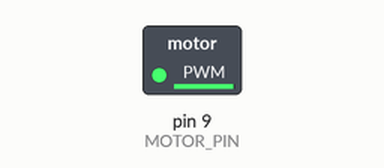
A sketch run on a simulated Arduino Uno, built with avr-gcc and run on an emulated ATmega328P. Parts: switched loads named in the sketch (green lamp = pin HIGH).

Above: at 0.1 s.
Timing chart, 0 to 1.6 s (numbered marks = the images above):
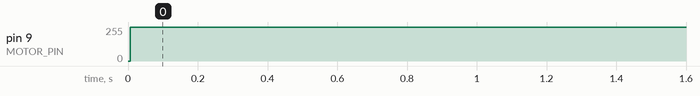

Measured:
- by itself, pin 9 (MOTOR_PIN): 0/255 → 252/255 at 0.01 s

The sketch:

circuit3.ino
```cpp
const int MOTOR_PIN = 9;
int currentMotorSpeed = 0;

void setup() {
  Serial.begin(9600);

  // Set motor pin to output
  pinMode(MOTOR_PIN, OUTPUT);
}

void loop() {

  accelerate(100, 255);
  delay(5000);
  accelerate(100, -255);
  delay(5000);
}

/**
 * Ramp up to a specified speed starting from current speed,
 * in a specified amount of ticks.
 *
 * @param rate ticks
 * @param targetSpeed final speed, from -255 to 255
 */
void accelerate(double rate, double targetSpeed) {

  for (int i = currentMotorSpeed; i < rate; i++) {
    double speed = targetSpeed/rate * i;

    currentMotorSpeed = speed;
    analogWrite(MOTOR_PIN, speed);
  }
}
```
